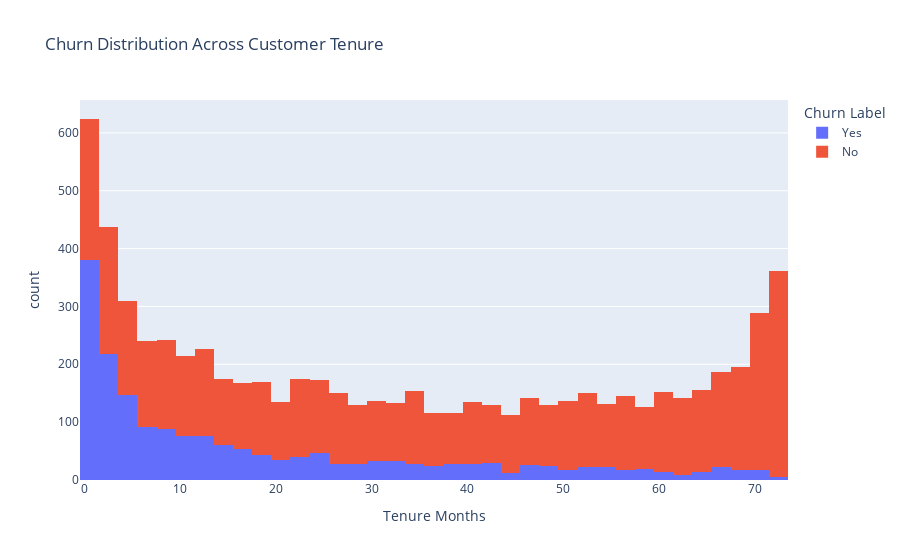

The code cell stored with this chart in its notebook:
### Markdown cell above
### Tenure Months

### Code cell
fig = px.histogram(df, x="Tenure Months", color="Churn Label", title='Churn Distribution Across Customer Tenure')
fig.show()

### Figure 1 — Plotly figure (JSON) as saved in the notebook; plotly's stock layout.template omitted (floating-point values rounded to 4 significant figures; data arrays with more than 128 entries replaced by an {"elided": "..."} marker saying what was removed)
{"data": [{"bingroup": "x", "hovertemplate": "Churn Label=Yes<br>Tenure Months=%{x}<br>count=%{y}<extra></extra>", "legendgroup": "Yes", "marker": {"color": "#636efa", "pattern": {"shape": ""}}, "name": "Yes", "orientation": "v", "showlegend": true, "type": "histogram", "x": {"elided": "1869 int values"}, "xaxis": "x", "yaxis": "y"}, {"bingroup": "x", "hovertemplate": "Churn Label=No<br>Tenure Months=%{x}<br>count=%{y}<extra></extra>", "legendgroup": "No", "marker": {"color": "#EF553B", "pattern": {"shape": ""}}, "name": "No", "orientation": "v", "showlegend": true, "type": "histogram", "x": {"elided": "5174 int values"}, "xaxis": "x", "yaxis": "y"}], "layout": {"barmode": "relative", "legend": {"title": {"text": "Churn Label"}, "tracegroupgap": 0}, "title": {"text": "Churn Distribution Across Customer Tenure"}, "xaxis": {"anchor": "y", "domain": [0, 1], "title": {"text": "Tenure Months"}}, "yaxis": {"anchor": "x", "domain": [0, 1], "title": {"text": "count"}}}}
